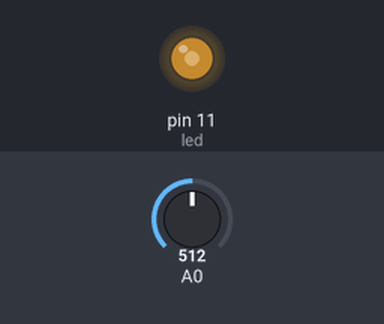
A sketch run on a simulated Arduino Uno, built with avr-gcc and run on an emulated ATmega328P. Parts: output pins drawn as LEDs (lit = HIGH). Inputs (shaded band) come from the test bench; at power-on: A0 = 512.

Above: at 1.2 s.
1.3 s: A0 set to 716
At 2.4 s:
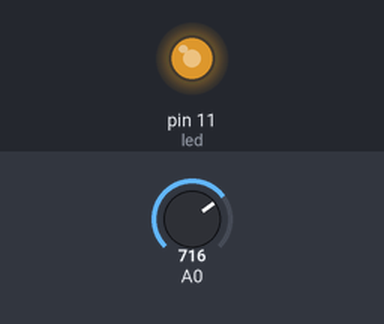
2.8 s: A0 set to 900
At 3.5 s:
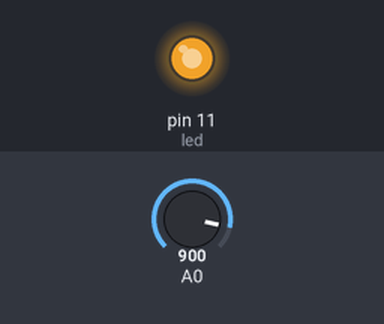
4.3 s: A0 set to 122
At 4.7 s:
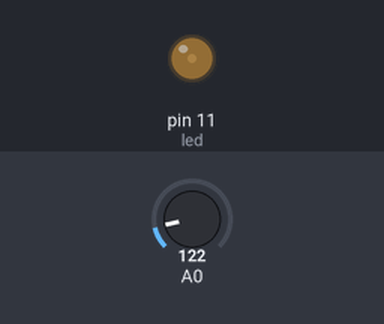
5.8 s: A0 set to 0
At 7.0 s:
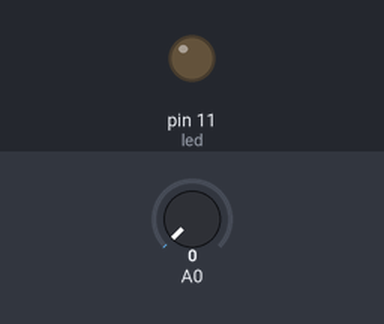
7.3 s: A0 set to 511
At 8.1 s:
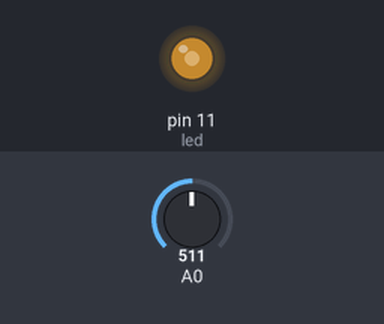
Timing chart, 0 to 9.8 s (numbered marks = the images above; inputs shaded):
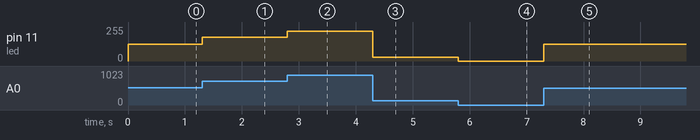

The sketch:

06LedBrightnessControl.ino
```cpp
int led = 11;        // Define the pin number for the LED
int value = 0;       // Variable to store the raw analog reading
int ledvalue = 0;    // Variable to store the mapped value for LED brightness

void setup() {
    pinMode(led, OUTPUT);   // Set the LED pin as an output
}

void loop() {
    value = analogRead(A0);            // Read the analog input from pin A0
    ledvalue = map(value, 0, 1024, 0, 255);  // Map the analog input value to a range suitable for PWM (0-255)
    analogWrite(led, ledvalue);        // Write the PWM value to control the brightness of the LED
}
```

Measured:
- after the input at 1.3 s, pin 11 (led): 127/255 → 178/255 at once
- after the input at 2.8 s, pin 11 (led): 178/255 → 224/255 at once
- after the input at 4.3 s, pin 11 (led): 224/255 → 30/255 at once
- after the input at 5.8 s, pin 11 (led): 30/255 → 0/255 at once
- after the input at 7.3 s, pin 11 (led): 0/255 → 127/255 at once
